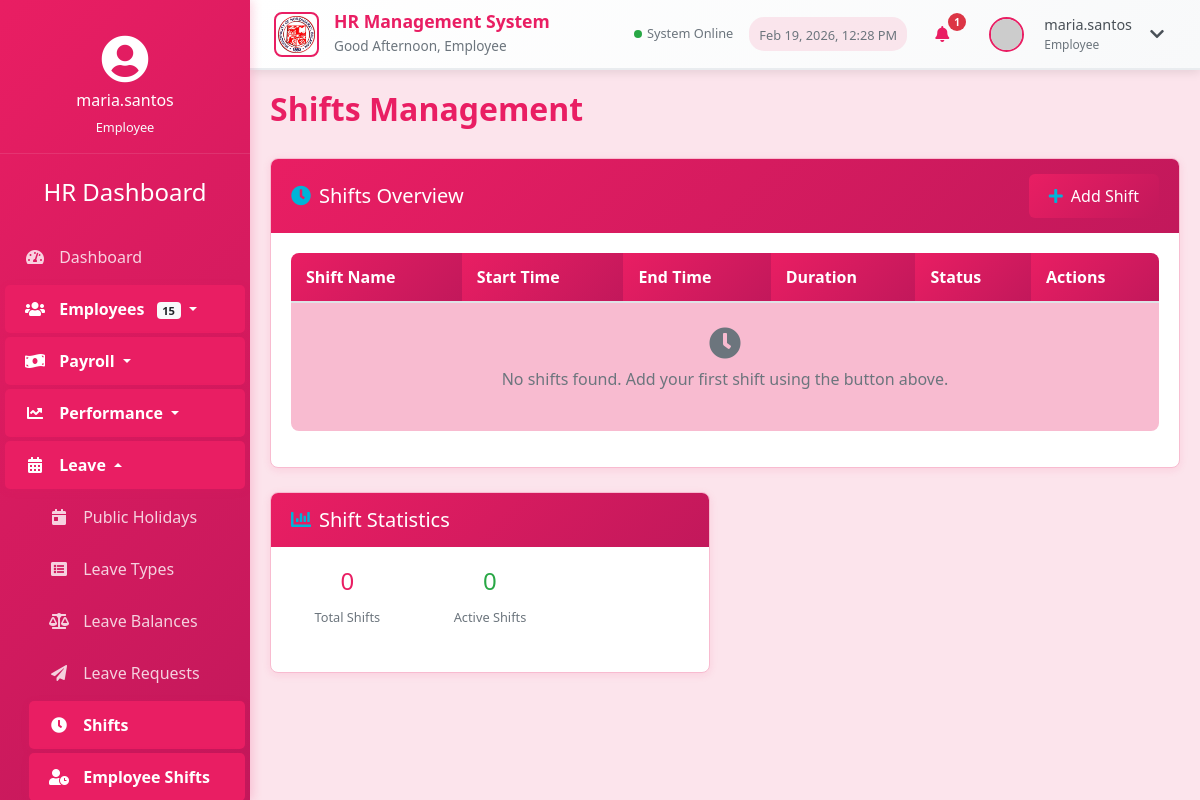
The page /shifts.php (signed in) on the database as committed earlier.
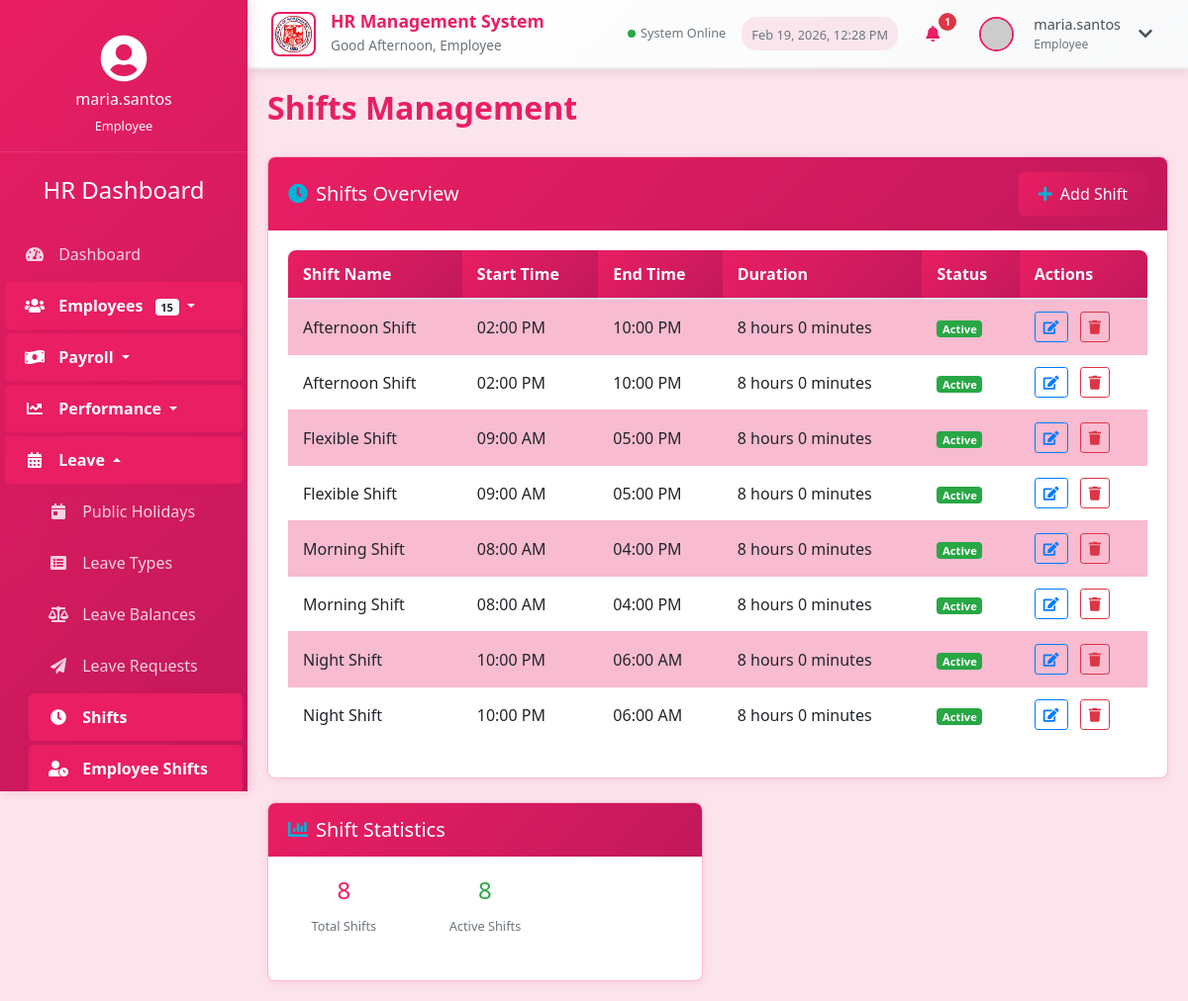
The same page on the database as committed later.
### tables this page shows
CREATE TABLE `shifts` (
  `shift_id` int(11) NOT NULL,
  `shift_name` varchar(50) NOT NULL,
  `start_time` time NOT NULL,
  `end_time` time NOT NULL,
  `description` text DEFAULT NULL,
  `created_at` timestamp NOT NULL DEFAULT current_timestamp(),
  `updated_at` timestamp NOT NULL DEFAULT current_timestamp() ON UPDATE current_timestamp()
);

### dp.php (called while the page is built, shortened)
<?php
require_once 'config.php';
function getShifts() {
    global $conn;
    try {
        $sql = "SELECT DISTINCT * FROM shifts ORDER BY shift_name";
        $stmt = $conn->query($sql);
        return $stmt->fetchAll(PDO::FETCH_ASSOC);
    } catch (PDOException $e) {
        return [];
    }
}
?>

### shifts.php (the view, shortened to what the changed rows need)
<?php
require_once 'dp.php';
function calculateDuration($start_time, $end_time) {
    $start = new DateTime($start_time);
    $end = new DateTime($end_time);
    if ($end < $start) {
        $end->modify('+1 day');
    }
    $interval = $start->diff($end);
    return $interval->format('%h hours %i minutes');
}
$shifts = getShifts();
?>
<!DOCTYPE html>
<html lang="en">
<head>
    <link rel="stylesheet" href="https://stackpath.bootstrapcdn.com/bootstrap/4.5.2/css/bootstrap.min.css">
    <link rel="stylesheet" href="https://cdnjs.cloudflare.com/ajax/libs/font-awesome/5.15.1/css/all.min.css">
    <link rel="stylesheet" href="styles.css?v=rose">
</head>
<body>
    <div class="container-fluid">
        <div class="row">
            <div class="main-content">
                <h2 class="section-title">Shifts Management</h2>
                <div class="row mb-4">
                    <div class="col-md-12">
                        <div class="card">
                            <div class="card-body">
                                <div class="table-responsive">
                                    <table class="table table-striped">
                                        <thead>
                                            <tr>
                                                <th>Shift Name</th>
                                                <th>Start Time</th>
                                                <th>End Time</th>
                                                <th>Duration</th>
                                                <th>Status</th>
                                                <th>Actions</th>
                                            </tr>
                                        </thead>
                                        <tbody>
                                            <?php if (empty($shifts)): ?>
                                                <tr>
                                                    <td colspan="6" class="text-center text-muted py-4">
                                                        <i class="fas fa-clock fa-2x mb-2"></i>
                                                        <p>No shifts found. Add your first shift using the button above.</p>
                                                    </td>
                                                </tr>
                                            <?php else: ?>
                                                <?php foreach ($shifts as $shift): ?>
                                                <tr>
                                                    <td><?php echo htmlspecialchars($shift['shift_name']); ?></td>
                                                    <td><?php echo date('h:i A', strtotime($shift['start_time'])); ?></td>
                                                    <td><?php echo date('h:i A', strtotime($shift['end_time'])); ?></td>
                                                    <td><?php echo calculateDuration($shift['start_time'], $shift['end_time']); ?></td>
                                                    <td><span class="shift-status badge badge-success">Active</span></td>
                                                    <td>
                                                        <form method="POST" style="display:inline;">
                                                            <button type="button" class="btn btn-sm btn-outline-primary mr-2" data-toggle="modal" data-target="#editShiftModal"
                                                                    data-id="<?php echo $shift['shift_id']; ?>"
                                                                    data-name="<?php echo htmlspecialchars($shift['shift_name']); ?>"
                                                                    data-starttime="<?php echo $shift['start_time']; ?>"
                                                                    data-endtime="<?php echo $shift['end_time']; ?>"
                                                                    data-description="<?php echo htmlspecialchars($shift['description']); ?>">
                                                                <i class="fas fa-edit"></i>
                                                            </button>
                                                        </form>
                                                        <form method="POST" style="display:inline;">
                                                            <button type="submit" class="btn btn-sm btn-outline-danger" name="deleteShift" onclick="return confirm('Are you sure you want to delete this shift?')">
                                                                <i class="fas fa-trash"></i>
                                                            </button>
                                                        </form>
                                                    </td>
                                                </tr>
                                                <?php endforeach; ?>
                                            <?php endif; ?>
                                        </tbody>
                                    </table>
                                </div>
                            </div>
                        </div>
                    </div>
                </div>
                <div class="row">
                    <div class="col-md-6">
                        <div class="card">
                            <div class="card-body">
                                <div class="row text-center mb-4">
                                    <div class="col-4">
                                        <h4 class="text-primary"><?php echo count($shifts); ?></h4>
                                        <small class="text-muted">Total Shifts</small>
                                    </div>
                                    <div class="col-4">
                                        <h4 class="text-success"><?php echo count($shifts); ?></h4>
                                        <small class="text-muted">Active Shifts</small>
                                    </div>

Rows that differ between the two databases and show on the page:
added shifts: shift_name "Afternoon Shift", start_time "02:00 PM", end_time "10:00 PM", calculateDuration($shift['start_time'], $shift['end_time']) "8 hours 0 minutes"
added shifts: shift_name "Afternoon Shift", start_time "02:00 PM", end_time "10:00 PM", calculateDuration($shift['start_time'], $shift['end_time']) "8 hours 0 minutes"
added shifts: shift_name "Flexible Shift", start_time "09:00 AM", end_time "05:00 PM", calculateDuration($shift['start_time'], $shift['end_time']) "8 hours 0 minutes"
added shifts: shift_name "Flexible Shift", start_time "09:00 AM", end_time "05:00 PM", calculateDuration($shift['start_time'], $shift['end_time']) "8 hours 0 minutes"
added shifts: shift_name "Morning Shift", start_time "08:00 AM", end_time "04:00 PM", calculateDuration($shift['start_time'], $shift['end_time']) "8 hours 0 minutes"
added shifts: shift_name "Morning Shift", start_time "08:00 AM", end_time "04:00 PM", calculateDuration($shift['start_time'], $shift['end_time']) "8 hours 0 minutes"
added shifts: shift_name "Night Shift", start_time "10:00 PM", end_time "06:00 AM", calculateDuration($shift['start_time'], $shift['end_time']) "8 hours 0 minutes"
added shifts: shift_name "Night Shift", start_time "10:00 PM", end_time "06:00 AM", calculateDuration($shift['start_time'], $shift['end_time']) "8 hours 0 minutes"
Other text that changed with them:
count($shifts): "0" → "8"
text no longer shown: "No shifts found. Add your first shift using the button above."
